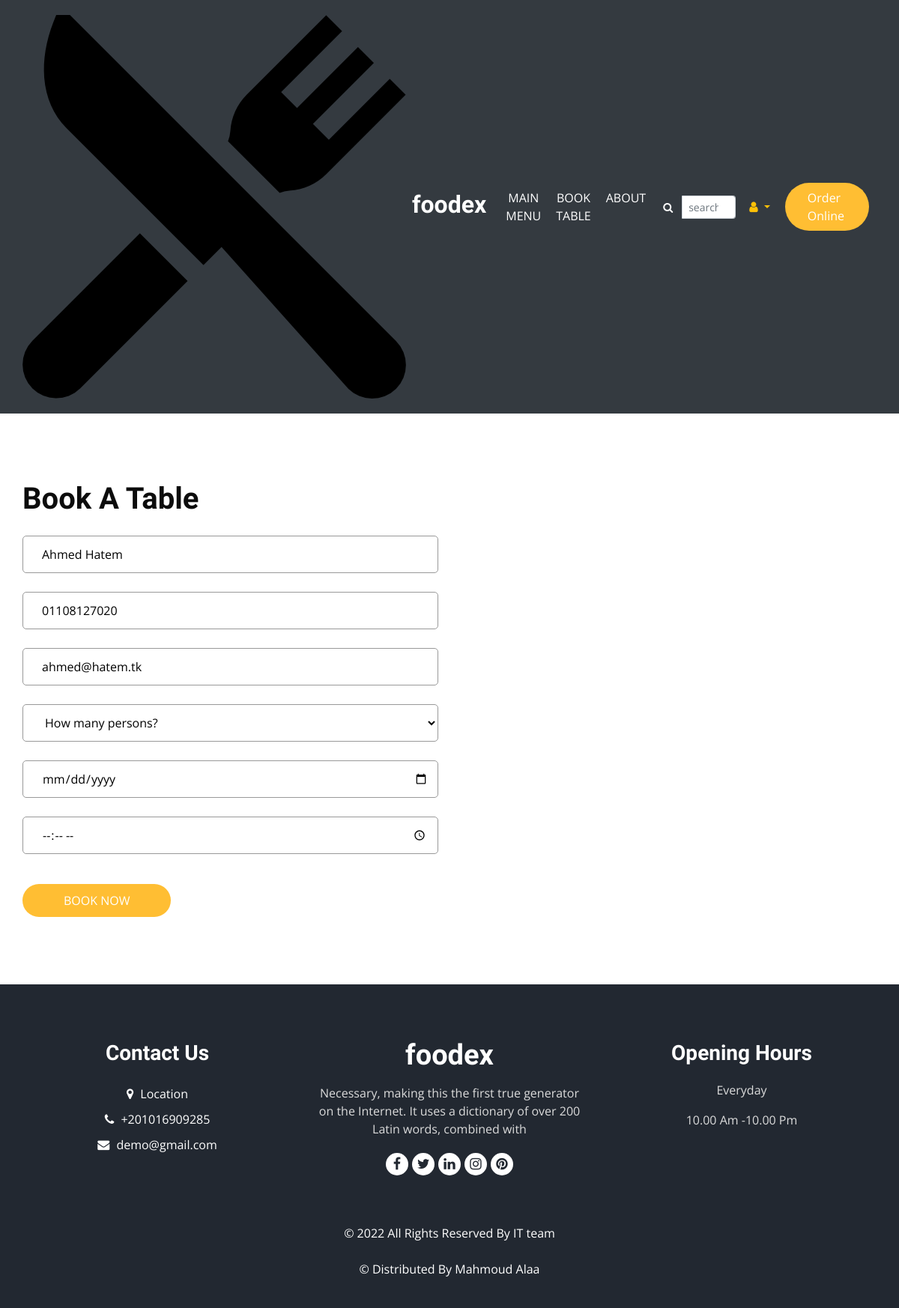
Page /ordertable (signed in) on the committed database.
### users/models.py (models this page shows, shortened)
class User(AbstractUser):
    favourites    = models.ManyToManyField('orders.Item', related_name='favourite', null=True, blank=True)
    cart          = models.OneToOneField('users.Cart', on_delete=models.CASCADE, related_name='usercart', null=True, blank=True, db_constraint=False)
    card          = models.OneToOneField('users.Card', on_delete=models.DO_NOTHING, related_name='card', null=True, blank=True, db_constraint=False)
    location      =  models.CharField(max_length=250, null=False, blank=False)
    phone         =  models.CharField(max_length=11, null=False, blank=False, unique=True)
    class Meta:
        verbose_name = "user"
        verbose_name_plural = "Users"

### dashboard/views.py (the view, shortened to what this page needs)
# urls.py: path('ordertable', login_required(OrdertableView.as_view(), login_url='users:login'), name='ordertable'),
class OrdertableView(View):
    template_name = 'order_table.html'
    def get(self, request, *args, **kwargs):
        return render(request, self.template_name)

### dashboard/templates/order_table.html (shortened to what this page needs)
<!DOCTYPE html>
{% load static %}
<html>
<head>
  <link rel="stylesheet" type="text/css" href="{% static './dashboard/css/bootstrap.css' %}" />
  <link rel="stylesheet" type="text/css" href="https://cdnjs.cloudflare.com/ajax/libs/OwlCarousel2/2.3.4/assets/owl.carousel.min.css" />
  <link rel="stylesheet" href="https://cdnjs.cloudflare.com/ajax/libs/jquery-nice-select/1.1.0/css/nice-select.min.css" />
  <link href="{% static './dashboard/css/font-awesome.min.css' %}" rel="stylesheet" />
  <link href="{% static './dashboard/css/style.css' %}" rel="stylesheet" />
  <link href="{% static './dashboard/css/responsive.css' %}" rel="stylesheet" />
  <link href="{% static './dashboard/css/watchlist.css' %}" rel="stylesheet" />
</head>
<body>
<header class="bg-dark header_section">
    <div class="container">
    <nav class="navbar navbar-expand-lg custom_nav-container ">
        <a class="navbar-brand" href="{% url 'dashboard:home' %}">
        <span>
            <img src="{% static 'favicon.png' %}" alt="">
            foodex
        </span>
        </a>
        <div class="collapse navbar-collapse" id="navbarSupportedContent">
        <ul class="navbar-nav px-0  mr-auto  mr-auto ">
            <li class="nav-item">
            <a class="nav-link" href="{% url 'dashboard:menu' %}">Main Menu</a>
            </li>
            {% if request.user.is_authenticated %}
            <li class="nav-item">
                <a class="nav-link" href="{% url 'dashboard:ordertable' %}">Book Table</a>
            </li>
            {% endif %}
            <li class="nav-item">
            <a class="nav-link" href="{% url 'dashboard:about' %}">About</a>
            </li>
        </ul>
        <div class="user_option">
            <form class="flex d-flex justifiy-content form-inline my-2 my-lg-0" style="width: auto;">
            <div class="input-group input-group-sm">
                <div class="input-group-prepend">
                <button class="btn  my-2 my-sm-0 nav_search-btn" type="submit">
                    <i class="fa fa-search" aria-hidden="true"></i>
                </button>
                </div>
                <input class="form-control mr-sm-2" type="search" placeholder="search for.." aria-label="Search">
            </div>
            </form>
            {% if request.user.is_authenticated %}
            <div class="text-warning dropdown">
            <a for="menu-d" class="dropdown-toggle" type="button" id="dropdownMenuButton" data-toggle="dropdown" aria-haspopup="true" aria-expanded="false">
                <i class="fa fa-user" aria-hidden="true"></i>
            </a>
            </div>
            {% else %}
            <a href="{% url 'users:login' %}" class="user_link">
                <i class="fa fa-user" aria-hidden="true"></i>
            </a>
            {% endif %}
            <a href="{% url 'orders:orders' %}" class="order_online">
            Order Online
            </a>
        </div>
        </div>
    </nav>
    </div>
</header>
  <section class="book_section layout_padding">
    <div class="container">
      <div class="heading_container">
        <h2>
          Book A Table
        </h2>
      </div>
      <div class="row">
        <div class="col-md-6">
          <div class="form_container">
            <form action="{% url 'dashboard:ordertable' %}" method="post"> {% csrf_token %}
              <div>
                <input type="text" name="name" class="form-control" placeholder="Your Name" value="{{request.user.first_name}} {{request.user.last_name}}" required/>
              </div>
              <div>
                <input type="text" name="phone" class="form-control" placeholder="Phone Number" value="{{request.user.phone}}" pattern="^01[0-2,5]{1}[0-9]{8}$" required/>
              </div>
              <div>
                <input type="email" name="email" class="form-control" placeholder="Your Email" value="{% if request.user.email %}{{request.user.email}}{% endif %}" />
              </div>
              <div>
                <select name="count" class="form-control nice-select wide" required>
                  <option value="" disabled selected>
                    How many persons?
                  </option>
                </select>
              </div>
              <div>
                <input name="date" type="date" class="form-control" required>
              </div>
              <div>
                <input name="time" type="time" class="form-control" required>
              </div>
              <div class="btn_box">
                <button type="submit">
                  Book Now
                </button>
              </div>
            </form>
          </div>
        </div>
        <div class="col-md-6">
          <div class="map_container ">
            <div id="googleMap"></div>
          </div>
        </div>
      </div>
    </div>
  </section>
  <footer class="footer_section">
    <div class="container">
      <div class="row">
        <div class="col-md-4 footer-col">
          <div class="footer_contact">
            <h4>
              Contact Us
            </h4>
            <div class="contact_link_box">
              <a href="">
                <i class="fa fa-map-marker" aria-hidden="true"></i>
                <span>
                  Location
                </span>
              </a>
              <a href="">
                <i class="fa fa-phone" aria-hidden="true"></i>
                <span>
                +201016909285
                </span>
              </a>
              <a href="">
                <i class="fa fa-envelope" aria-hidden="true"></i>
                <span>
                  demo@gmail.com
                </span>
              </a>
            </div>
          </div>
        </div>
        <div class="col-md-4 footer-col">
          <div class="footer_detail">
            <a href="" class="footer-logo">
               foodex
            </a>
            <p>
              Necessary, making this the first true generator on the Internet. It uses a dictionary of over 200 Latin words, combined with
            </p>
            <div class="footer_social">
              <a href="">
                <i class="fa fa-facebook" aria-hidden="true"></i>
              </a>
              <a href="">
                <i class="fa fa-twitter" aria-hidden="true"></i>
              </a>
              <a href="">
                <i class="fa fa-linkedin" aria-hidden="true"></i>
              </a>
              <a href="">
                <i class="fa fa-instagram" aria-hidden="true"></i>
              </a>
              <a href="">
                <i class="fa fa-pinterest" aria-hidden="true"></i>
              </a>
            </div>
          </div>
        </div>
        <div class="col-md-4 footer-col">
          <h4>
            Opening Hours
          </h4>
          <p>
            Everyday
          </p>
          <p>
            10.00 Am -10.00 Pm
          </p>
        </div>
      </div>
      <div class="footer-info">
        <p>
          &copy; <span id="displayYear"></span> All Rights Reserved By
          <a href="https://html.design/">IT team</a><br><br>
          &copy;  Distributed By
          <a href="https://www.facebook.com/profile.php?id=100007977284695" target="_blank">Mahmoud Alaa</a>
        </p>
      </div>
    </div>
  </footer>
</body>
</html>

### dashboard/static/dashboard/css/style.css (style rules this page uses)
body { font-family: "Open Sans", sans-serif; color: #0c0c0c; background-color: #ffffff; overflow-x: hidden; }
.layout_padding { padding: 90px 0; }
h1, h2 { font-family: 'Dancing Script', cursive; }
.heading_container { display: -webkit-box; display: -ms-flexbox; display: flex; -webkit-box-orient: vertical; -webkit-box-direction: normal; -ms-flex-direction: column; flex-direction: column; -webkit-box-align: start; -ms-flex-align: start; align-items: flex-start; }
.heading_container h2 { position: relative; margin-bottom: 0; font-size: 2.5rem; font-weight: bold; }
a, a:hover, a:focus { text-decoration: none; }
.btn, .btn:focus { outline: none !important; -webkit-box-shadow: none; box-shadow: none; }
.header_section { padding: 15px 0; }
.navbar-brand { font-family: 'Dancing Script', cursive; }
.navbar-brand span { font-weight: bold; font-size: 32px; color: #ffffff; }
.custom_nav-container { padding: 0; }
.custom_nav-container .navbar-nav { padding-left: 2%; }
.custom_nav-container .navbar-nav .nav-item .nav-link { padding: 5px 10px; color: #ffffff; text-align: center; text-transform: uppercase; border-radius: 5px; -webkit-transition: all 0.3s; transition: all 0.3s; }
.custom_nav-container .nav_search-btn { width: auto; height: auto; padding: 0; border: none; color: #ffffff; margin: 0 5px; }
.user_option { display: -webkit-box; display: -ms-flexbox; display: flex; -webkit-box-align: center; -ms-flex-align: center; align-items: center; }
.user_option a { margin: 0 10px; }
.user_option .order_online { display: inline-block; padding: 8px 30px; background-color: #ffbe33; color: #ffffff; border-radius: 45px; -webkit-transition: all 0.3s; transition: all 0.3s; border: none; }
.book_section { position: relative; }
.book_section .heading_container { margin-bottom: 25px; }
.book_section .form_container .form-control { width: 100%; border: none; height: 50px; margin-bottom: 25px; padding-left: 25px; border: 1px solid #999; outline: none; color: #000000; border-radius: 5px; outline: none; -webkit-box-shadow: none; box-shadow: none; }
.book_section .form_container .form-control::placeholder { color: #222222; }
.book_section .form_container button { margin-top: 15px; border: none; text-transform: uppercase; display: inline-block; padding: 10px 55px; background-color: #ffbe33; color: #ffffff; border-radius: 45px; -webkit-transition: all 0.3s; transition: all 0.3s; border: none; }
.book_section .map_container { width: 100%; height: 345px; border-radius: 10px; overflow: hidden; }
.book_section .map_container #googleMap { height: 100%; min-height: 100%; width: 100%; }
.footer_section { background-color: #222831; color: #ffffff; padding: 75px 0 40px 0; text-align: center; }
.footer_section h4 { font-size: 28px; }
.footer_section h4, .footer_section .footer-logo { font-weight: 600; margin-bottom: 20px; font-family: 'Dancing Script', cursive; }
.footer_section p { color: #dbdbdb; }
.footer_section .footer-col { margin-bottom: 30px; }
.footer_section .footer_contact .contact_link_box { display: -webkit-box; display: -ms-flexbox; display: flex; -webkit-box-orient: vertical; -webkit-box-direction: normal; -ms-flex-direction: column; flex-direction: column; }
.footer_section .footer_contact .contact_link_box a { margin: 5px 0; color: #ffffff; }
.footer_section .footer_contact .contact_link_box a i { margin-right: 5px; }
.footer_section .footer-logo { display: block; font-weight: bold; font-size: 38px; line-height: 1; color: #ffffff; }
.footer_section .footer_social { display: -webkit-box; display: -ms-flexbox; display: flex; -webkit-box-pack: center; -ms-flex-pack: center; justify-content: center; margin-top: 20px; margin-bottom: 10px; }
.footer_section .footer_social a { display: -webkit-box; display: -ms-flexbox; display: flex; -webkit-box-pack: center; -ms-flex-pack: center; justify-content: center; -webkit-box-align: center; -ms-flex-align: center; align-items: center; color: #222831; width: 30px; height: 30px; border-radius: 100%; background-color: #ffffff; border-radius: 100%; margin: 0 2.5px; font-size: 18px; }
.footer_section .footer-info { text-align: center; margin-top: 25px; }
.footer_section .footer-info p { color: #ffffff; margin: 0; }
.footer_section .footer-info p a { color: inherit; }

### dashboard/static/dashboard/css/responsive.css (style rules this page uses)
@media (min-width: 1200px) { .container { max-width: 1170px; } }

### rows in the picture
User: name "Ahmed Hatem", phone "01108127020", email "ahmed@hatem.tk"
